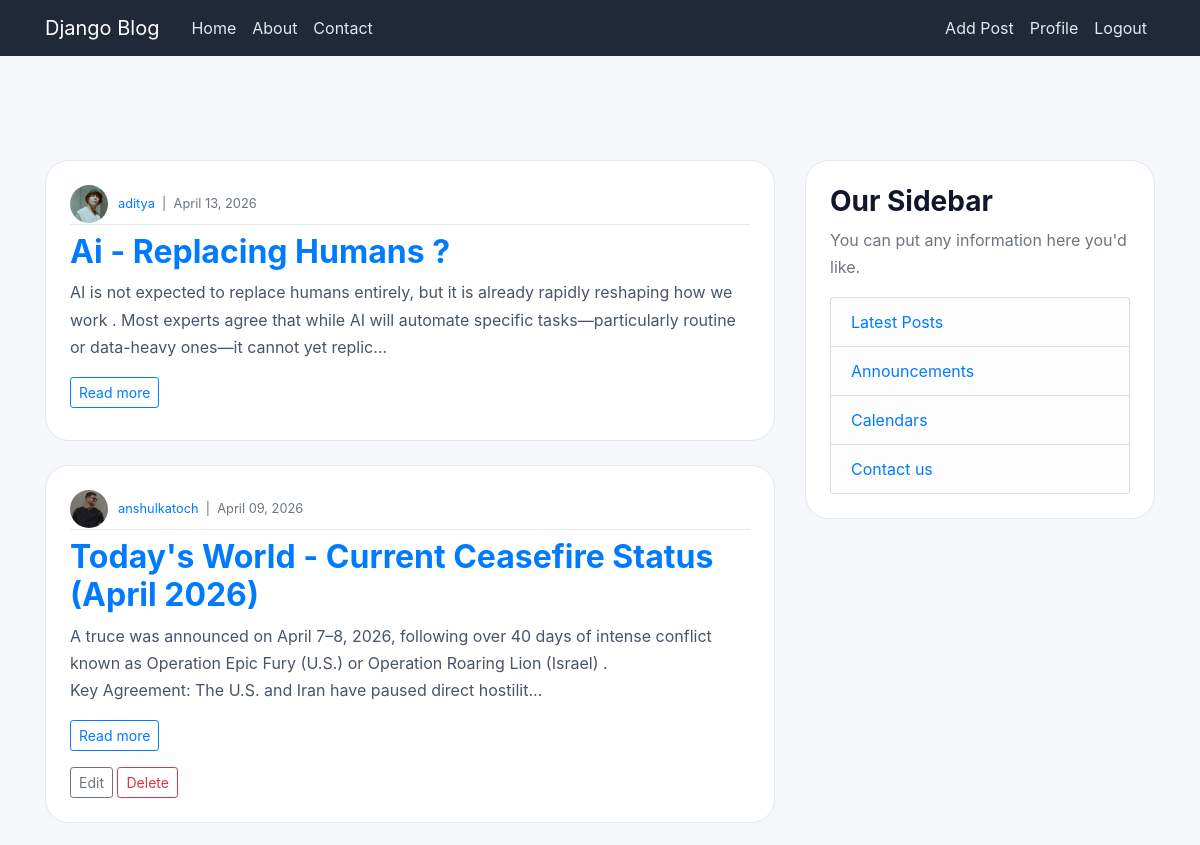
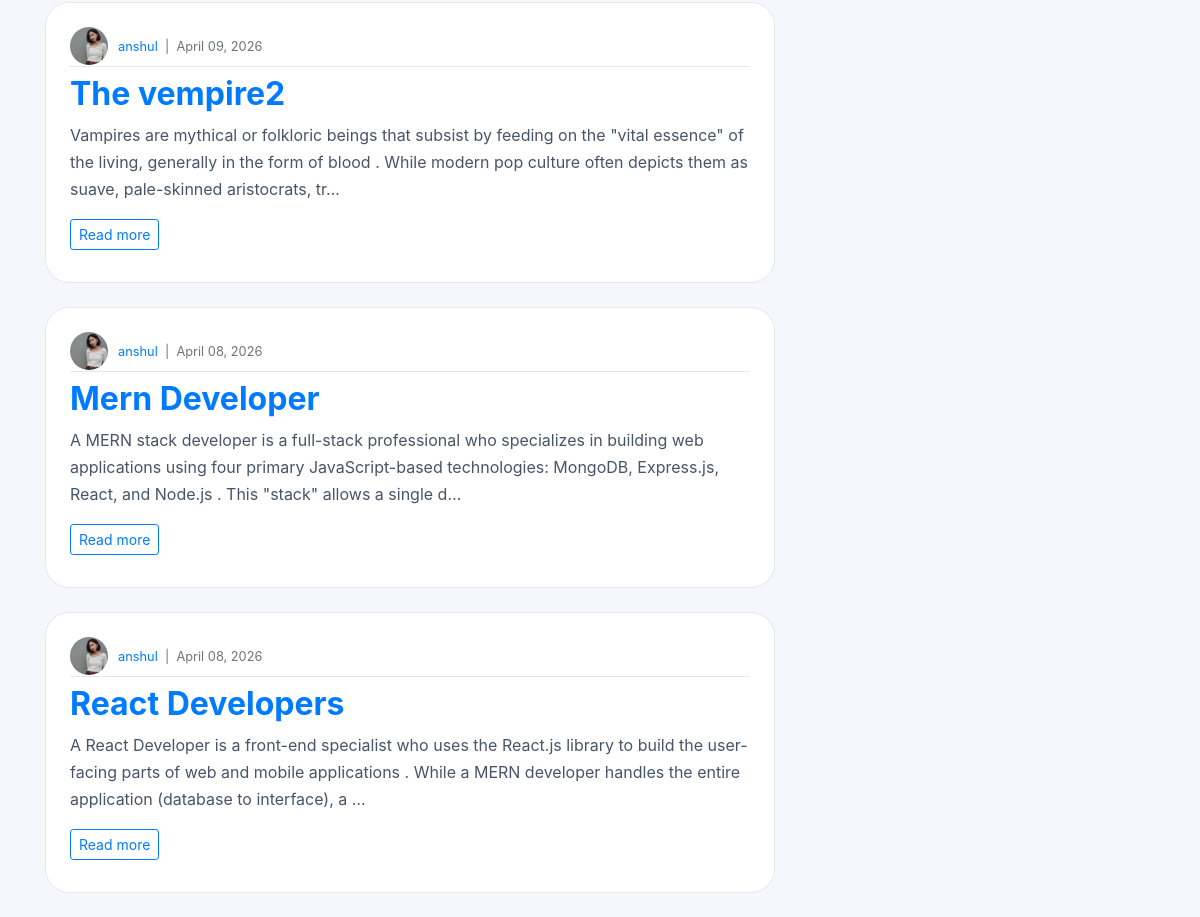
Screenshot of / (signed in) with the database file from the repository (2 pictures, top to bottom).
### blog/models.py (models this page shows, shortened)
class Posts(models.Model):
    title = models.CharField(max_length=200)
    content = models.TextField()
    date_posted = models.DateTimeField(default=timezone.now)
    author = models.ForeignKey(User, on_delete=models.CASCADE)

### users/models.py (models this page shows, shortened)
class Profile(models.Model):
    user = models.OneToOneField(User, on_delete=models.CASCADE)
    image = models.ImageField(default='profile_pics/defaultImg.jpg', upload_to='profile_pics')
    bio = models.TextField(blank=True)

### blog/views.py (the view)
# urls.py: path('', PostLiveView.as_view(), name='blog-home'),
class PostLiveView(ListView):
    model = Posts
    template_name = 'blog/home.html'
    context_object_name = 'posts'
    ordering = ['-date_posted']
    paginate_by = 5

### blog/templates/blog/home.html
{% extends 'blog/base.html' %}
{% block content %}
  {% if posts %}
    {% for post in posts %}
      <article class="media content-section mb-4">
        <div class="row">
          <div class="media-body col-md-12">
            <div class="article-metadata mb-2 d-flex align-items-center gap-2">
              <img src="{{ post.author.profile.image.url }}" class="rounded-circle" style="width:38px; height:38px; margin-right: 10px; object-fit:cover;" alt="{{ post.author.username }}">
              <small class="text-muted">
                <a class="text-decoration-none" href="{% url 'user_posts' post.author.username %}">{{ post.author.username }}</a>
                &nbsp;|&nbsp; {{ post.date_posted|date:"F d, Y" }}
              </small>
            </div>
            <h2 class="mt-2"><a href="{% url 'post-detail' post.pk %}">{{ post.title }}</a></h2>
            <p class="article-content">{{ post.content|truncatechars:220 }}</p>
            <a class="btn btn-sm btn-outline-primary mb-2" href="{% url 'post-detail' post.pk %}">Read more</a>
            {% if user.is_authenticated and user == post.author %}
              <div class="mt-2">
                <a class="btn btn-sm btn-outline-secondary" href="{% url 'post-update' post.pk %}">Edit</a>
                <a class="btn btn-sm btn-outline-danger" href="{% url 'post-delete' post.pk %}">Delete</a>
              </div>
            {% endif %}
          </div>
        </div>
      </article>
    {% endfor %}
  {% else %}
    <p>No posts are available yet.</p>
  {% endif %}
{% endblock %}

### blog/static/blog/main.css (style rules this page uses)
body { background: #f5f7fb; color: #1f2937; margin-top: 5rem; font-family: 'Inter', 'Segoe UI', system-ui, -apple-system, BlinkMacSystemFont, 'Segoe UI', sans-serif; }
p { color: #475569; line-height: 1.7; }
h1, h2, h3, h4, h5, h6 { color: #0f172a; font-weight: 700; }
.content-section { background: #ffffff; padding: 24px; border-radius: 24px; border: 1px solid #e2e8f0; margin-bottom: 24px; }
.article-content { white-space: pre-line; }
.article-metadata { padding-bottom: 1px; margin-bottom: 4px; border-bottom: 1px solid #e2e8f0; }

### rows the page displays
Posts: author.profile.image (picture), author.username "aditya", date_posted "April 13, 2026", title "Ai - Replacing Humans ?", content "AI is not expected to replace humans entirely, but it is already rapidly reshaping how we work . Most experts agree that while AI will automate specific tasks—particularly routine or data-heavy ones—it cannot yet replic…"
Posts: author.profile.image (picture), author.username "anshulkatoch", date_posted "April 09, 2026", title "Today's World - Current Ceasefire Status (April 2026)", content "A truce was announced on April 7–8, 2026, following over 40 days of intense conflict known as Operation Epic Fury (U.S.) or Operation Roaring Lion (Israel) . Key Agreement: The U.S. and Iran have paused direct hostilit…", shows "Edit"
Posts: author.profile.image (picture), author.username "anshul", date_posted "April 09, 2026", title "The vempire2", content "Vampires are mythical or folkloric beings that subsist by feeding on the \"vital essence\" of the living, generally in the form of blood . While modern pop culture often depicts them as suave, pale-skinned aristocrats, tr…"
Posts: author.profile.image (picture), author.username "anshul", date_posted "April 08, 2026", title "Mern Developer", content "A MERN stack developer is a full-stack professional who specializes in building web applications using four primary JavaScript-based technologies: MongoDB, Express.js, React, and Node.js . This \"stack\" allows a single d…"
Posts: author.profile.image (picture), author.username "anshul", date_posted "April 08, 2026", title "React Developers", content "A React Developer is a front-end specialist who uses the React.js library to build the user-facing parts of web and mobile applications . While a MERN developer handles the entire application (database to interface), a …"
